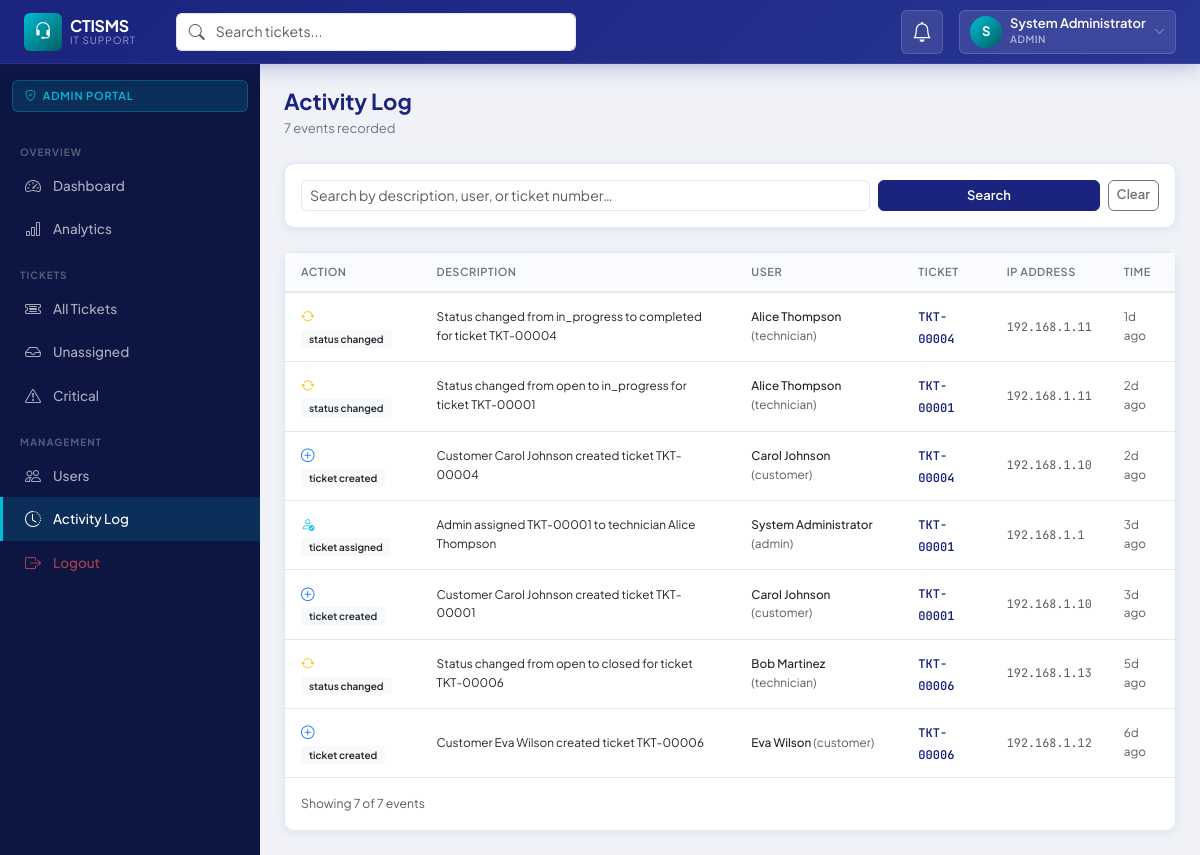
/public/admin/activity.php (signed in), run on the app's committed database.
### tables this page shows
CREATE TABLE `activity_logs` (
  `id`          INT UNSIGNED  NOT NULL AUTO_INCREMENT,
  `user_id`     INT UNSIGNED  DEFAULT NULL,
  `ticket_id`   INT UNSIGNED  DEFAULT NULL,
  `action`      VARCHAR(100)  NOT NULL,
  `description` TEXT          NOT NULL,
  `ip_address`  VARCHAR(45)   DEFAULT NULL,
  `created_at`  DATETIME      NOT NULL DEFAULT CURRENT_TIMESTAMP,
  PRIMARY KEY (`id`),
  KEY `idx_logs_user`   (`user_id`),
  KEY `idx_logs_ticket` (`ticket_id`),
  KEY `idx_logs_action` (`action`),
  CONSTRAINT `fk_logs_user`   FOREIGN KEY (`user_id`)   REFERENCES `users`(`id`)   ON DELETE SET NULL,
  CONSTRAINT `fk_logs_ticket` FOREIGN KEY (`ticket_id`) REFERENCES `tickets`(`id`) ON DELETE SET NULL
);

CREATE TABLE `users` (
  `id`             INT UNSIGNED     NOT NULL AUTO_INCREMENT,
  `name`           VARCHAR(100)     NOT NULL,
  `email`          VARCHAR(191)     NOT NULL,
  `password`       VARCHAR(255)     NOT NULL,
  `role`           ENUM('customer','technician','admin') NOT NULL DEFAULT 'customer',
  `phone`          VARCHAR(20)      DEFAULT NULL,
  `department`     VARCHAR(100)     DEFAULT NULL,
  `avatar`         VARCHAR(255)     DEFAULT NULL,
  `is_active`      TINYINT(1)       NOT NULL DEFAULT 1,
  `last_login`     DATETIME         DEFAULT NULL,
  `created_at`     DATETIME         NOT NULL DEFAULT CURRENT_TIMESTAMP,
  `updated_at`     DATETIME         NOT NULL DEFAULT CURRENT_TIMESTAMP ON UPDATE CURRENT_TIMESTAMP,
  PRIMARY KEY (`id`),
  UNIQUE KEY `uq_users_email` (`email`),
  KEY `idx_users_role` (`role`),
  KEY `idx_users_is_active` (`is_active`)
);

CREATE TABLE `tickets` (
  `id`              INT UNSIGNED     NOT NULL AUTO_INCREMENT,
  `ticket_number`   VARCHAR(20)      NOT NULL COMMENT 'Human-readable ticket ID e.g. TKT-00001',
  `title`           VARCHAR(255)     NOT NULL,
  `description`     TEXT             NOT NULL,
  `category_id`     INT UNSIGNED     NOT NULL,
  `priority`        ENUM('low','medium','high','critical') NOT NULL DEFAULT 'medium',
  `status`          ENUM('submitted','open','in_progress','awaiting_parts','completed','closed') NOT NULL DEFAULT 'submitted',
  `customer_id`     INT UNSIGNED     NOT NULL,
  `technician_id`   INT UNSIGNED     DEFAULT NULL,
  `sla_deadline`    DATETIME         DEFAULT NULL,
  `sla_breached`    TINYINT(1)       NOT NULL DEFAULT 0,
  `resolution`      TEXT             DEFAULT NULL,
  `closed_at`       DATETIME         DEFAULT NULL,
  `created_at`      DATETIME         NOT NULL DEFAULT CURRENT_TIMESTAMP,
  `updated_at`      DATETIME         NOT NULL DEFAULT CURRENT_TIMESTAMP ON UPDATE CURRENT_TIMESTAMP,
  PRIMARY KEY (`id`),
  UNIQUE KEY `uq_tickets_number` (`ticket_number`),
  KEY `idx_tickets_status` (`status`),
  KEY `idx_tickets_priority` (`priority`),
  KEY `idx_tickets_customer` (`customer_id`),
  KEY `idx_tickets_technician` (`technician_id`),
  KEY `idx_tickets_category` (`category_id`),
  KEY `idx_tickets_created` (`created_at`),
  CONSTRAINT `fk_tickets_customer`    FOREIGN KEY (`customer_id`)   REFERENCES `users`(`id`)       ON DELETE RESTRICT,
  CONSTRAINT `fk_tickets_technician`  FOREIGN KEY (`technician_id`) REFERENCES `users`(`id`)       ON DELETE SET NULL,
  CONSTRAINT `fk_tickets_category`    FOREIGN KEY (`category_id`)   REFERENCES `categories`(`id`)  ON DELETE RESTRICT
);

### config/database.php (called while the page is built, shortened)
<?php
class Database
{
    private static ?Database $instance = null;
    private PDO $pdo;
    private function __construct()
    {
        $dsn = sprintf(
            'mysql:host=%s;dbname=%s;charset=%s',
            DB_HOST, DB_NAME, DB_CHARSET
        );
        $options = [
            PDO::ATTR_ERRMODE            => PDO::ERRMODE_EXCEPTION,
            PDO::ATTR_DEFAULT_FETCH_MODE => PDO::FETCH_ASSOC,
            PDO::ATTR_EMULATE_PREPARES   => false,
        ];
        try {
            $this->pdo = new PDO($dsn, DB_USER, DB_PASS, $options);
        } catch (PDOException $e) {
            if (APP_ENV === 'development') {
                die('Database connection failed: ' . $e->getMessage());
            }
            die('A database error occurred. Please contact support.');
        }
    }
    public static function getInstance(): self
    {
        if (self::$instance === null) {
            self::$instance = new self();
        }
        return self::$instance;
    }
    public function query(string $sql, array $params = []): PDOStatement
    {
        $stmt = $this->pdo->prepare($sql);
        $stmt->execute($params);
        return $stmt;
    }
    public function fetchAll(string $sql, array $params = []): array
    {
        return $this->query($sql, $params)->fetchAll();
    }
    public function fetchValue(string $sql, array $params = []): mixed
    {
        return $this->query($sql, $params)->fetchColumn();
    }
}

### app/helpers.php (called while the page is built, shortened)
<?php
function e(mixed $val): string
{
    return htmlspecialchars((string)($val ?? ''), ENT_QUOTES | ENT_HTML5, 'UTF-8');
}
function formatDate(string $date, string $format = 'd M Y, H:i'): string
{
    return (new DateTime($date))->format($format);
}
function timeAgo(string $datetime): string
{
    $time  = strtotime($datetime);
    $diff  = time() - $time;
    if ($diff < 604800)  return floor($diff/86400) . 'd ago';
    return (new DateTime($datetime))->format('d M Y');
}

### public/admin/activity.php (the view, shortened to what this page needs)
<?php
require_once __DIR__ . '/../../app/bootstrap.php';
$page   = max(1, (int)($_GET['page'] ?? 1));
$offset = ($page - 1) * ITEMS_PER_PAGE;
$db     = Database::getInstance();
$search = $_GET['search'] ?? '';
$where  = $search ? "WHERE al.description LIKE ? OR u.name LIKE ? OR t.ticket_number LIKE ?" : '';
$params = $search ? ["%$search%", "%$search%", "%$search%"] : [];
$total = (int)$db->fetchValue(
    "SELECT COUNT(*) FROM activity_logs al
     LEFT JOIN users u ON u.id = al.user_id
     LEFT JOIN tickets t ON t.id = al.ticket_id $where", $params
);
$logs = $db->fetchAll(
    "SELECT al.*, u.name AS user_name, u.role AS user_role, t.ticket_number
     FROM activity_logs al
     LEFT JOIN users u ON u.id = al.user_id
     LEFT JOIN tickets t ON t.id = al.ticket_id
     $where
     ORDER BY al.created_at DESC
     LIMIT ? OFFSET ?",
    array_merge($params, [ITEMS_PER_PAGE, $offset])
);
$actionIcons = [
    'login'          => ['bi-box-arrow-in-right', 'text-success'],
    'logout'         => ['bi-box-arrow-right',    'text-secondary'],
    'ticket_created' => ['bi-plus-circle',         'text-primary'],
    'ticket_assigned'=> ['bi-person-check',        'text-info'],
    'status_changed' => ['bi-arrow-repeat',        'text-warning'],
    'comment_added'  => ['bi-chat-dots',           'text-primary'],
    'user_created'   => ['bi-person-plus',         'text-success'],
    'user_deleted'   => ['bi-person-x',            'text-danger'],
];
include __DIR__ . '/../../app/views/layouts/header.php';
include __DIR__ . '/../../app/views/layouts/sidebar.php';
?>
<div class="page-header">
    <div>
        <h1 class="page-title">Activity Log</h1>
        <p class="page-subtitle"><?= number_format($total) ?> events recorded</p>
    </div>
</div>
<div class="card mb-4">
    <div class="card-body py-3">
        <form method="GET" class="row g-2">
            <div class="col-md-8">
                <input type="text" name="search" class="form-control form-control-sm"
                       placeholder="Search by description, user, or ticket number…"
                       value="<?= e($search) ?>">
            </div>
            <div class="col-md-4 d-flex gap-2">
                <button type="submit" class="btn btn-primary btn-sm flex-grow-1">Search</button>
                <a href="<?= APP_URL ?>/admin/activity.php" class="btn btn-outline-secondary btn-sm">Clear</a>
            </div>
        </form>
    </div>
</div>
<div class="card">
    <div class="card-body p-0">
        <?php if (empty($logs)): ?>
        <div class="text-center py-5 text-muted">
            <i class="bi bi-clock-history fs-1 d-block mb-2 opacity-25"></i>
            <p>No activity found.</p>
        </div>
        <?php else: ?>
        <div class="table-responsive">
            <table class="table table-hover mb-0">
                <thead>
                    <tr>
                        <th>Action</th>
                        <th>Description</th>
                        <th>User</th>
                        <th>Ticket</th>
                        <th>IP Address</th>
                        <th>Time</th>
                    </tr>
                </thead>
                <tbody>
                <?php foreach ($logs as $log): ?>
                    <?php
                    [$icon, $color] = $actionIcons[$log['action']] ?? ['bi-dot', 'text-muted'];
                    ?>
                    <tr>
                        <td>
                            <i class="bi <?= $icon ?> <?= $color ?> me-1"></i>
                            <span class="badge bg-light text-dark" style="font-size:10px">
                                <?= e(str_replace('_', ' ', $log['action'])) ?>
                            </span>
                        </td>
                        <td class="small"><?= e($log['description']) ?></td>
                        <td class="small">
                            <?php if ($log['user_name']): ?>
                            <span class="fw-500"><?= e($log['user_name']) ?></span>
                            <span class="text-muted">(<?= e($log['user_role'] ?? '') ?>)</span>
                            <?php else: ?>
                            <span class="text-muted">System</span>
                            <?php endif; ?>
                        </td>
                        <td>
                            <?php if ($log['ticket_number']): ?>
                            <a href="<?= APP_URL ?>/admin/view.php?id=<?= $log['ticket_id'] ?>"
                               class="ticket-number text-decoration-none">
                                <?= e($log['ticket_number']) ?>
                            </a>
                            <?php else: ?>
                            <span class="text-muted">—</span>
                            <?php endif; ?>
                        </td>
                        <td class="text-muted small font-mono"><?= e($log['ip_address'] ?? '—') ?></td>
                        <td class="text-muted small">
                            <span data-bs-toggle="tooltip" title="<?= e(formatDate($log['created_at'])) ?>">
                                <?= timeAgo($log['created_at']) ?>
                            </span>
                        </td>
                    </tr>
                <?php endforeach; ?>
                </tbody>
            </table>
        </div>
        <div class="p-3 d-flex justify-content-between align-items-center">
            <span class="text-muted small">
                Showing <?= count($logs) ?> of <?= number_format($total) ?> events
            </span>
        </div>
        <?php endif; ?>
    </div>
</div>
<?php include __DIR__ . '/../../app/views/layouts/footer.php'; ?>

### public/css/app.css (style rules this page uses)
:root { --primary: #1a237e; --primary-light: #283593; --primary-dark: #0d1642; --accent: #00bcd4; --accent-hover: #0097a7; --success: #2e7d32; --warning: #f57f17; --danger: #c62828; --info: #0277bd; --sidebar-w: 260px; --navbar-h: 64px; --sidebar-bg: #0d1642; --navbar-bg: #1a237e; --body-bg: #f0f2f8; --card-bg: #ffffff; --text-primary: #1a1a2e; --text-muted: #6c757d; --border-color: #e2e8f0; --shadow-sm: 0 2px 8px rgba(26,35,126,0.08); --shadow-md: 0 4px 20px rgba(26,35,126,0.12); --shadow-lg: 0 8px 40px rgba(26,35,126,0.16); --radius-sm: 6px; --radius-md: 10px; --radius-lg: 16px; --font-sans: 'Plus Jakarta Sans', sans-serif; --font-mono: 'JetBrains Mono', monospace; }
*, *::before, *::after { box-sizing: border-box; }
body.ctisms-body { font-family: var(--font-sans); background: var(--body-bg); color: var(--text-primary); font-size: 14px; line-height: 1.6; margin: 0; }
.card { border: 1px solid var(--border-color); border-radius: var(--radius-md); box-shadow: var(--shadow-sm); background: var(--card-bg); }
.table { font-size: 13.5px; }
.table thead th { font-weight: 600; font-size: 11px; text-transform: uppercase; letter-spacing: 0.5px; color: var(--text-muted); border-bottom: 2px solid var(--border-color); padding: 10px 16px; background: #fafbff; }
.table tbody td { padding: 12px 16px; vertical-align: middle; border-color: var(--border-color); }
.ticket-number { font-family: var(--font-mono); font-size: 12px; color: var(--primary); font-weight: 600; }
.badge { font-weight: 600; font-size: 11px; padding: 4px 8px; border-radius: 4px; }
.form-control, .form-select { border-radius: var(--radius-sm); border-color: var(--border-color); font-size: 14px; transition: border-color 0.15s, box-shadow 0.15s; }
.btn { border-radius: var(--radius-sm); font-weight: 600; font-size: 13px; }
.btn-primary { background: var(--primary); border-color: var(--primary); }
.page-header { margin-bottom: 24px; display: flex; align-items: flex-start; justify-content: space-between; flex-wrap: wrap; gap: 12px; }
.page-title { font-size: 22px; font-weight: 700; color: var(--primary); margin: 0; line-height: 1.2; }
.page-subtitle { font-size: 13px; color: var(--text-muted); margin: 4px 0 0; }
.fw-500 { font-weight: 500; }
.font-mono { font-family: var(--font-mono); }

### data on the page
activity_logs: action "status changed", description "Status changed from in_progress to completed for ticket TKT-00004", user.name "Alice Thompson", user.role "technician", ticket.ticket_number "TKT-00004", ip_address "192.168.1.11", created_at "1d ago"
activity_logs: action "status changed", description "Status changed from open to in_progress for ticket TKT-00001", user.name "Alice Thompson", user.role "technician", ticket.ticket_number "TKT-00001", ip_address "192.168.1.11", created_at "2d ago"
activity_logs: action "ticket created", description "Customer Carol Johnson created ticket TKT-00004", user.name "Carol Johnson", user.role "customer", ticket.ticket_number "TKT-00004", ip_address "192.168.1.10", created_at "2d ago"
activity_logs: action "ticket assigned", description "Admin assigned TKT-00001 to technician Alice Thompson", user.name "System Administrator", user.role "admin", ticket.ticket_number "TKT-00001", ip_address "192.168.1.1", created_at "3d ago"
activity_logs: action "ticket created", description "Customer Carol Johnson created ticket TKT-00001", user.name "Carol Johnson", user.role "customer", ticket.ticket_number "TKT-00001", ip_address "192.168.1.10", created_at "3d ago"
activity_logs: action "status changed", description "Status changed from open to closed for ticket TKT-00006", user.name "Bob Martinez", user.role "technician", ticket.ticket_number "TKT-00006", ip_address "192.168.1.13", created_at "5d ago"
activity_logs: action "ticket created", description "Customer Eva Wilson created ticket TKT-00006", user.name "Eva Wilson", user.role "customer", ticket.ticket_number "TKT-00006", ip_address "192.168.1.12", created_at "6d ago"

### other printed values
APP_NAME "CTISMS"
substr(Auth::name() ?? 'U', 0, 1) "S"
Auth::name() "System Administrator"
Auth::role() "ADMIN"
$role "ADMIN"
$label "Dashboard Analytics All Tickets Unassigned Critical Users Activity Log"
$total "7"
count($logs) "7"
